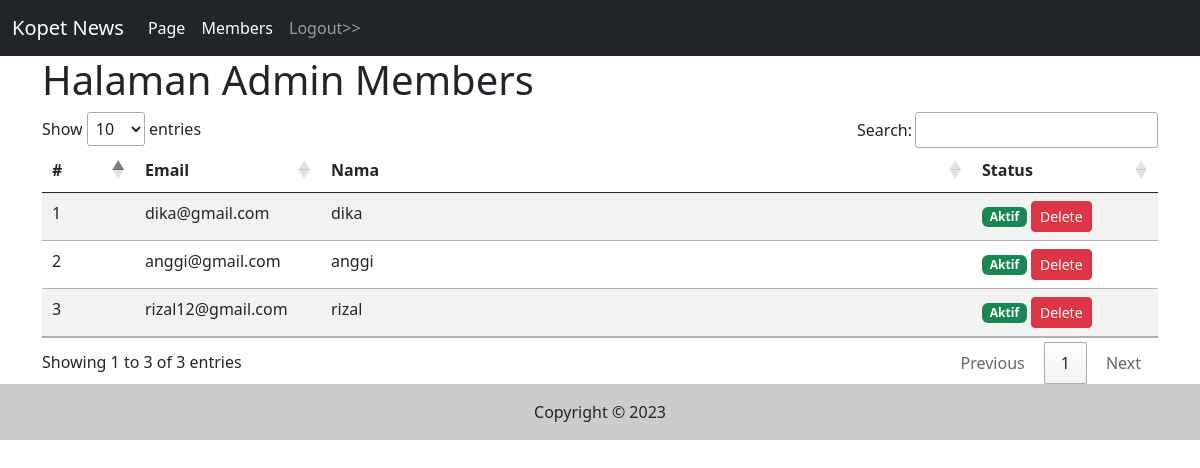
The page /admin/members.php (signed in) on the database its author committed.
### tables this page shows
CREATE TABLE `members` (
  `id` int NOT NULL,
  `username` varchar(255) NOT NULL,
  `email` varchar(255) NOT NULL,
  `password` varchar(255) NOT NULL,
  `status` text NOT NULL,
  `tgl_isi` timestamp NOT NULL DEFAULT CURRENT_TIMESTAMP
);

### admin/members.php (the view, shortened to what this page needs)
<?php include("inc_header.php") ?>
<div class="container">
    <h1>Halaman Admin Members</h1>
    <table class="table table-striped" id="tableData">
        <thead>
            <tr>
                <th class="col-1">#</th>
                <th class="col-2">Email</th>
                <th>Nama</th>
                <th class="col-2">Status</th>
            </tr>
        </thead>
        <tbody>
            <?php
            $sqltambahan = "";
            $per_halaman = 10;
            $sql1 = "select * from members $sqltambahan";
            $page = isset($_GET['page']) ? (int) $_GET['page'] : 1;
            $mulai = ($page > 1) ? ($page * $per_halaman) - $per_halaman : 0;
            $nomor = $mulai + 1;
            $sql1 = $sql1 . " order by id desc limit $mulai,$per_halaman";
            $q1 = mysqli_query($koneksi, $sql1);
            while ($r1 = mysqli_fetch_array($q1)) {
                ?>
                <tr>
                    <td>
                        <?php echo $nomor++ ?>
                    </td>
                    <td>
                        <?php echo $r1['email'] ?>
                    </td>
                    <td>
                        <?php echo $r1['username'] ?>
                    </td>
                    <td>
                        <?php
                        if ($r1['status'] == '1') {
                            ?>
                            <span class="badge bg-success">Aktif</span>
                            <?php
                        } else {
                            ?>
                            <span class="badge bg-light">Belum Aktif</span>
                            <?php
                        }
                        ?>
                        <a href="members.php?op=delete&id=<?= $r1['id']; ?>" class="btn btn-sm btn-danger"
                            onclick="return confirm('Apakah yakin mau hapus data ?')">
                            Delete
                        </a>
                    </td>
                </tr>
                <?php
            }
            ?>
        </tbody>
    </table>
</div>
<?php include("inc_footer.php") ?>

### rows shown on the page
members: email "dika@gmail.com", username "dika", status "Aktif"
members: email "anggi@gmail.com", username "anggi", status "Aktif"
members: email "rizal12@gmail.com", username "rizal", status "Aktif"
